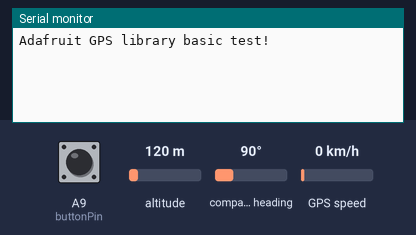
This sketch was run on a simulated Arduino Mega 2560, built with avr-gcc and run on an emulated ATmega2560. On the bench: the last lines printed to the serial monitor. Inputs (shaded band) come from the test bench; at power-on: A9 (buttonPin) HIGH, altitude 120 m, compass heading 90°, GPS speed 0 km/h. The GPS gets a fix after 3 s at 37.7749, -122.4194 with 8 satellites.

Above: at 2.2 s.
2.3 s: A9 (buttonPin) pulled LOW for 0.15 s
At 3.3 s:
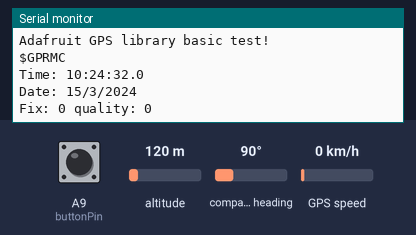
3.9 s: A9 (buttonPin) pulled LOW for 1 s
At 5.2 s:
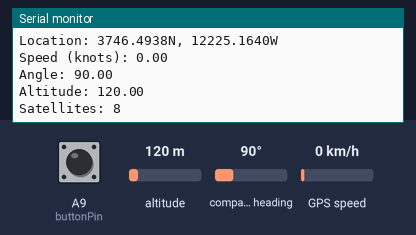

The sketch:

Thinking_Cap.ino
```cpp
#include <Adafruit_GPS.h>
#include <SoftwareSerial.h>
Adafruit_GPS GPS(&Serial1);

const int buttonPin = A9;

int buttonState = 0;

#define GPSECHO false

boolean usingInterrupt = false;

void setup()
{
  Serial.begin(115200);
  Serial.println("Adafruit GPS library basic test!");

  GPS.begin(9600);

  GPS.sendCommand(PMTK_SET_NMEA_OUTPUT_RMCGGA);

  GPS.sendCommand(PMTK_SET_NMEA_UPDATE_1HZ);

  delay(1000);

  Serial1.println(PMTK_Q_RELEASE);

  pinMode(buttonPin, INPUT_PULLUP);
}


uint32_t timer = millis();
void loop()
{
  buttonState = digitalRead(buttonPin);

  if(buttonState == LOW)
  {

    char c = GPS.read();

  if (GPSECHO)
      if (c) Serial.print(c);

  if (GPS.newNMEAreceived()) {

    Serial.println(GPS.lastNMEA());

    if (!GPS.parse(GPS.lastNMEA()))
      return;
  }

  if (timer > millis())  timer = millis();

  if (millis() - timer > 2000) {
    timer = millis();

    Serial.print("\nTime: ");
    Serial.print(GPS.hour, DEC); Serial.print(':');
    Serial.print(GPS.minute, DEC); Serial.print(':');
    Serial.print(GPS.seconds, DEC); Serial.print('.');
    Serial.println(GPS.milliseconds);
    Serial.print("Date: ");
    Serial.print(GPS.day, DEC); Serial.print('/');
    Serial.print(GPS.month, DEC); Serial.print("/20");
    Serial.println(GPS.year, DEC);
    Serial.print("Fix: "); Serial.print((int)GPS.fix);
    Serial.print(" quality: "); Serial.println((int)GPS.fixquality);
    if (GPS.fix) {
      Serial.print("Location: ");
      Serial.print(GPS.latitude, 4); Serial.print(GPS.lat);
      Serial.print(", ");
      Serial.print(GPS.longitude, 4); Serial.println(GPS.lon);

      Serial.print("Speed (knots): "); Serial.println(GPS.speed);
      Serial.print("Angle: "); Serial.println(GPS.angle);
      Serial.print("Altitude: "); Serial.println(GPS.altitude);
      Serial.print("Satellites: "); Serial.println((int)GPS.satellites);
    }
  }
  }
}
```

Measured:
- after the input at 2.3 s, the serial monitor: prints a new line at once (image 1)
- after the input at 3.9 s, the serial monitor: prints a new line after 0.40 s (image 2)
